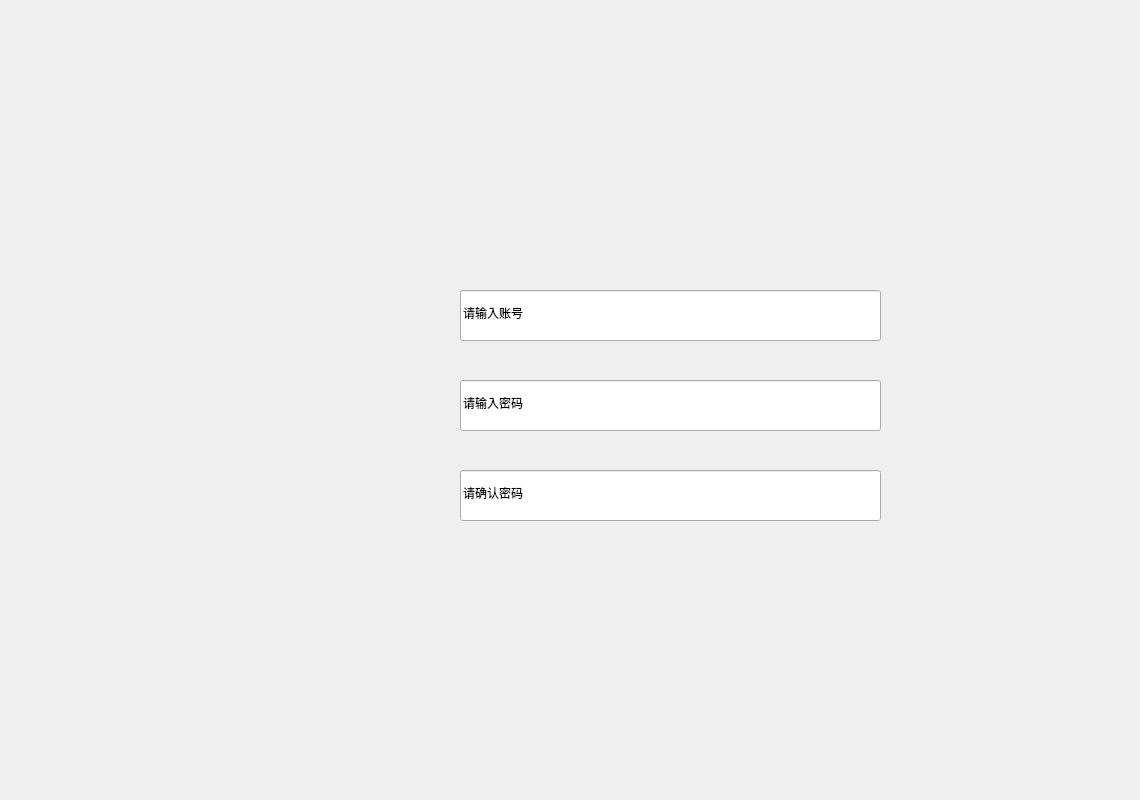
<?xml version="1.0" encoding="UTF-8"?>
<ui version="4.0">
 <class>Rigist</class>
 <widget class="QWidget" name="Rigist">
  <property name="geometry">
   <rect>
    <x>0</x>
    <y>0</y>
    <width>1140</width>
    <height>800</height>
   </rect>
  </property>
  <property name="windowTitle">
   <string>Form</string>
  </property>
  <widget class="QLineEdit" name="accontAdd">
   <property name="geometry">
    <rect>
     <x>460</x>
     <y>290</y>
     <width>421</width>
     <height>51</height>
    </rect>
   </property>
   <property name="inputMask">
    <string/>
   </property>
   <property name="text">
    <string>请输入账号</string>
   </property>
  </widget>
  <widget class="QLineEdit" name="passwordAdd">
   <property name="geometry">
    <rect>
     <x>460</x>
     <y>380</y>
     <width>421</width>
     <height>51</height>
    </rect>
   </property>
   <property name="text">
    <string>请输入密码</string>
   </property>
  </widget>
  <widget class="QLineEdit" name="passwordEnsureAdd_2">
   <property name="geometry">
    <rect>
     <x>460</x>
     <y>470</y>
     <width>421</width>
     <height>51</height>
    </rect>
   </property>
   <property name="text">
    <string>请确认密码</string>
   </property>
  </widget>
  <widget class="QPushButton" name="ensureBotton">
   <property name="geometry">
    <rect>
     <x>580</x>
     <y>560</y>
     <width>141</width>
     <height>71</height>
    </rect>
   </property>
   <property name="text">
    <string/>
   </property>
   <property name="icon">
    <iconset resource="botton.qrc">
     <normaloff>:/botton/Menu/ok.png</normaloff>:/botton/Menu/ok.png</iconset>
   </property>
   <property name="iconSize">
    <size>
     <width>1000</width>
     <height>400</height>
    </size>
   </property>
   <property name="flat">
    <bool>true</bool>
   </property>
  </widget>
  <widget class="QPushButton" name="backHome2">
   <property name="geometry">
    <rect>
     <x>50</x>
     <y>660</y>
     <width>101</width>
     <height>101</height>
    </rect>
   </property>
   <property name="styleSheet">
    <string notr="true">background:transparent</string>
   </property>
   <property name="text">
    <string/>
   </property>
   <property name="icon">
    <iconset resource="background.qrc">
     <normaloff>:/InGame/menu.png</normaloff>:/InGame/menu.png</iconset>
   </property>
   <property name="iconSize">
    <size>
     <width>100</width>
     <height>100</height>
    </size>
   </property>
   <property name="flat">
    <bool>true</bool>
   </property>
  </widget>
 </widget>
 <resources>
  <include location="botton.qrc"/>
  <include location="background.qrc"/>
 </resources>
 <connections/>
</ui>
